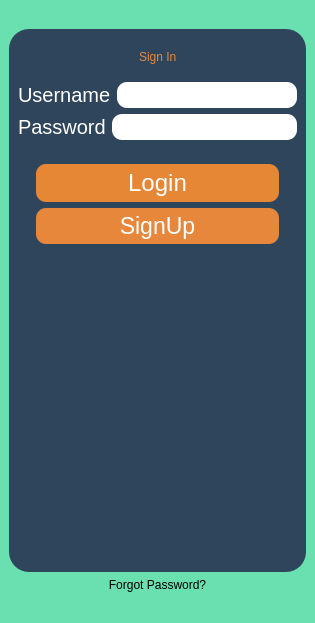
<?xml version="1.0" encoding="UTF-8"?>
<ui version="4.0">
 <class>MainWindow</class>
 <widget class="QMainWindow" name="MainWindow">
  <property name="geometry">
   <rect>
    <x>0</x>
    <y>0</y>
    <width>315</width>
    <height>623</height>
   </rect>
  </property>
  <property name="windowTitle">
   <string>MainWindow</string>
  </property>
  <property name="styleSheet">
   <string notr="true">background-color: #6adfb0;
border-radius:20px;</string>
  </property>
  <widget class="QWidget" name="centralwidget">
   <layout class="QVBoxLayout" name="verticalLayout">
    <item>
     <widget class="QLabel" name="label_2">
      <property name="autoFillBackground">
       <bool>false</bool>
      </property>
      <property name="styleSheet">
       <string notr="true"> font: bold 100px &quot;Sherif&quot;; color:#2F455C;
image:url(:/icon/icon/logo.png);
</string>
      </property>
      <property name="text">
       <string/>
      </property>
     </widget>
    </item>
    <item>
     <widget class="QGroupBox" name="groupBox">
      <property name="styleSheet">
       <string notr="true">border-radius:20px;margin-top: 1ex;
font: bold 16pt &quot;Sherif&quot;;
background-color:#2f455c;
color:rgb(255, 255, 255);</string>
      </property>
      <property name="title">
       <string/>
      </property>
      <layout class="QVBoxLayout" name="verticalLayout_5">
       <item>
        <widget class="QFrame" name="frame">
         <property name="styleSheet">
          <string notr="true">border:0;</string>
         </property>
         <property name="frameShape">
          <enum>QFrame::StyledPanel</enum>
         </property>
         <property name="frameShadow">
          <enum>QFrame::Raised</enum>
         </property>
         <layout class="QHBoxLayout" name="horizontalLayout">
          <item>
           <spacer name="horizontalSpacer">
            <property name="orientation">
             <enum>Qt::Horizontal</enum>
            </property>
            <property name="sizeHint" stdset="0">
             <size>
              <width>40</width>
              <height>20</height>
             </size>
            </property>
           </spacer>
          </item>
          <item>
           <widget class="QLabel" name="label">
            <property name="styleSheet">
             <string notr="true">border:0; ;
font: 40pt &quot;Bodoni 72 &quot;;
color:#e6873c;</string>
            </property>
            <property name="text">
             <string>Sign In</string>
            </property>
           </widget>
          </item>
          <item>
           <spacer name="horizontalSpacer_2">
            <property name="orientation">
             <enum>Qt::Horizontal</enum>
            </property>
            <property name="sizeHint" stdset="0">
             <size>
              <width>40</width>
              <height>20</height>
             </size>
            </property>
           </spacer>
          </item>
         </layout>
        </widget>
       </item>
       <item>
        <layout class="QVBoxLayout" name="verticalLayout_6">
         <item>
          <layout class="QHBoxLayout" name="horizontalLayout_8">
           <item>
            <widget class="QLabel" name="label_3">
             <property name="styleSheet">
              <string notr="true">border:0;
font: 15pt ;</string>
             </property>
             <property name="text">
              <string>Username</string>
             </property>
            </widget>
           </item>
           <item>
            <widget class="QLineEdit" name="username_3">
             <property name="styleSheet">
              <string notr="true">background-color:white; border-radius:10px;padding:5; color:black;</string>
             </property>
            </widget>
           </item>
          </layout>
         </item>
         <item>
          <layout class="QHBoxLayout" name="horizontalLayout_9">
           <item>
            <widget class="QLabel" name="name_8">
             <property name="styleSheet">
              <string notr="true">border:0;
font: 15pt ;</string>
             </property>
             <property name="text">
              <string>Password</string>
             </property>
            </widget>
           </item>
           <item>
            <widget class="QLineEdit" name="Password_3">
             <property name="styleSheet">
              <string notr="true">background-color:white; border-radius:10px; padding:5; color:black;</string>
             </property>
             <property name="echoMode">
              <enum>QLineEdit::Password</enum>
             </property>
            </widget>
           </item>
          </layout>
         </item>
        </layout>
       </item>
       <item>
        <layout class="QHBoxLayout" name="horizontalLayout_7"/>
       </item>
       <item>
        <widget class="QFrame" name="frame_2">
         <property name="frameShape">
          <enum>QFrame::StyledPanel</enum>
         </property>
         <property name="frameShadow">
          <enum>QFrame::Raised</enum>
         </property>
         <layout class="QHBoxLayout" name="horizontalLayout_2">
          <item>
           <widget class="QFrame" name="frame_3">
            <property name="frameShape">
             <enum>QFrame::StyledPanel</enum>
            </property>
            <property name="frameShadow">
             <enum>QFrame::Raised</enum>
            </property>
            <layout class="QVBoxLayout" name="verticalLayout_2">
             <item>
              <widget class="QPushButton" name="pushButton_login_3">
               <property name="styleSheet">
                <string notr="true">background-color:#e68736;
border-radius: 10px;
; padding:5;
font: 18pt ;</string>
               </property>
               <property name="text">
                <string>Login</string>
               </property>
              </widget>
             </item>
             <item>
              <widget class="QPushButton" name="pushButton_singup_3">
               <property name="styleSheet">
                <string notr="true">background-color:#e6873c;
border-radius: 10px;
font: 17pt  ; padding:5;
</string>
               </property>
               <property name="text">
                <string>SignUp</string>
               </property>
              </widget>
             </item>
            </layout>
           </widget>
          </item>
         </layout>
        </widget>
       </item>
       <item>
        <spacer name="verticalSpacer">
         <property name="orientation">
          <enum>Qt::Vertical</enum>
         </property>
         <property name="sizeHint" stdset="0">
          <size>
           <width>20</width>
           <height>40</height>
          </size>
         </property>
        </spacer>
       </item>
      </layout>
     </widget>
    </item>
    <item>
     <widget class="QPushButton" name="pushButton">
      <property name="text">
       <string>Forgot Password?</string>
      </property>
     </widget>
    </item>
   </layout>
  </widget>
  <widget class="QMenuBar" name="menubar">
   <property name="geometry">
    <rect>
     <x>0</x>
     <y>0</y>
     <width>315</width>
     <height>21</height>
    </rect>
   </property>
  </widget>
  <widget class="QStatusBar" name="statusbar"/>
 </widget>
 <resources/>
 <connections/>
</ui>
